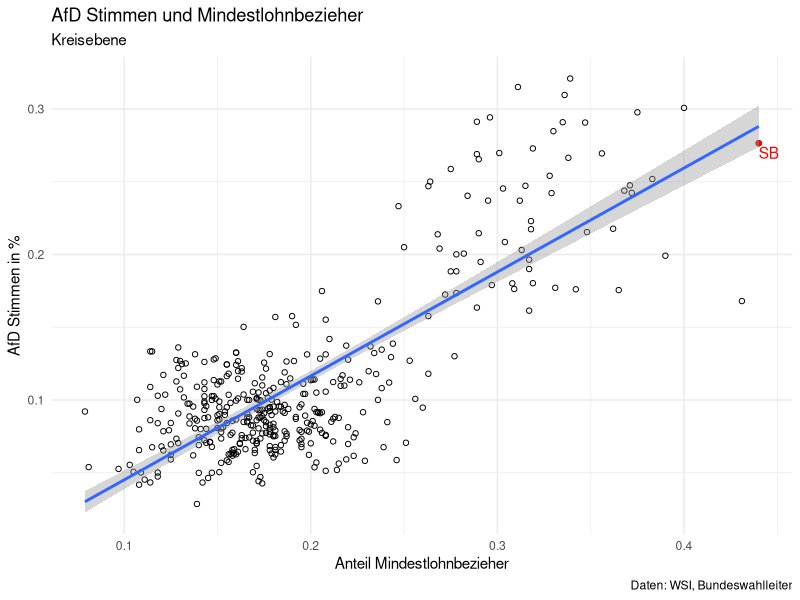
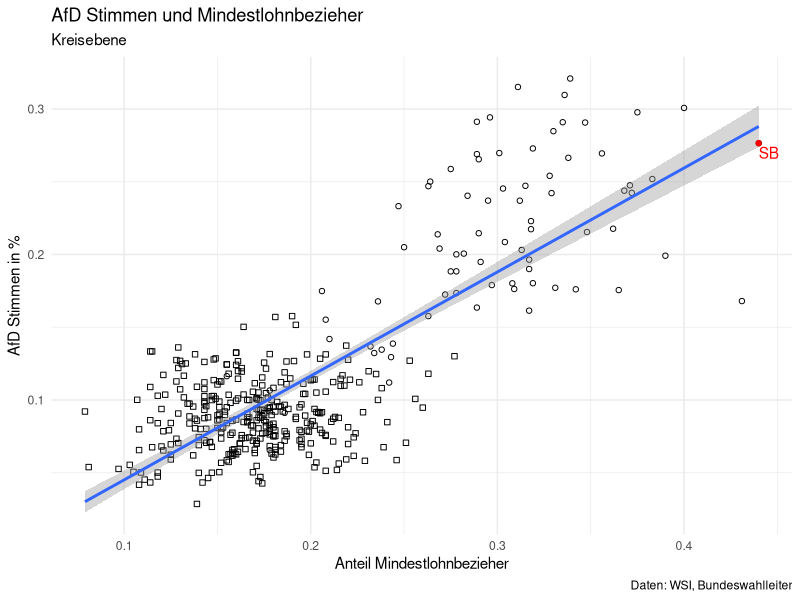

Reproduce these figures in R, in order.
## ---- chunk 1
library(tidyverse)
## ---- chunk 2
mindestlohn <- read_csv2("WSI_mindestlohn.csv")
wahlergebnisse <- read_csv2("Wahlergebnisse.csv")
## ---- chunk 3
wahl <- wahlergebnisse %>%
  rename(
     "kreis" = "...2", 
     "waehler" = "...5",
     "afd_stimmen" = "...57",
     "name" = "...3",
     "land" = "© Der Bundeswahlleiter, Wiesbaden 2022"
  ) %>%
  mutate(afd_prozent = as.numeric(afd_stimmen) / as.numeric(waehler)) %>% # calculate afd percentage
  select(kreis, name, land, waehler, afd_stimmen, afd_prozent) %>% 
  slice(6:nrow(.)) %>%#remove unused rows with metadata and total germany
  filter(!is.na(kreis))

## ---- chunk 4
lohn <- mindestlohn %>%
  rename(
    "kreis" = "...1",
    "name" = "Region",
    "lohn_prozent" = "Anteil in Prozent der Beschäftigten mit Mindestlohn-anspruch"
  ) %>%
  select(kreis, name, lohn_prozent) %>%
  # select kreis with 4 or 5 digits
  filter(
    nchar(kreis) == 4 | nchar(kreis) == 5
  ) %>%
  # add leading zero to kreis with 4 digits
  mutate(
    kreis = ifelse(
      nchar(kreis) == 4, 
      paste0("0", kreis), 
      kreis)
  )

## ---- chunk 5
wahl %>%
  filter(!kreis %in% lohn$kreis) %>%
  select(kreis, name) %>%
  arrange(kreis)
## ---- chunk 6
lohn <- lohn %>%
  add_row(kreis = "02000", name = "Hamburg", lohn_prozent = 14.7) %>%
  add_row(kreis = "11100", name = "Berlin Ost", lohn_prozent = 17.8) %>%
  add_row(kreis = "11200", name = "Berlin West", lohn_prozent = 17.8)
## ---- chunk 7
wahl_lohn <- wahl %>%
  left_join(lohn, by = "kreis") %>%
  mutate(
    lohn_prozent = lohn_prozent/100,
    name = name.x
    ) %>%
  select(kreis, name, land, afd_prozent, lohn_prozent)
## ---- chunk 8
wahl_lohn %>%
  ggplot(aes(x = lohn_prozent, y = afd_prozent)) +
  geom_point(shape = 1) +
  geom_point(
    data = wahl_lohn %>% filter(kreis == "16072"),
    color = "red",
  ) + 
  geom_text(
    data = wahl_lohn %>% filter(kreis == "16072"),
    label = "SB",
    vjust = 1.3,
    hjust = 0,
    color = "red"
  ) + 
  geom_smooth(method = "lm", se = T) +
  labs(
    x = "Anteil Mindestlohnbezieher",
    y = "AfD Stimmen in %",
    title = "AfD Stimmen und Mindestlohnbezieher",
    subtitle = "Kreisebene",
    caption = "Daten: WSI, Bundeswahlleiter"
  ) +
  theme_minimal()
## ---- chunk 9
summary(
  lm(
    afd_prozent ~ lohn_prozent, 
    data = wahl_lohn
  )
)
## ---- chunk 10
länder <- wahl_lohn$land %>% unique()
ost_names <- c("BB", "BE", "MV", "SN", "ST", "TH")

wahl_lohn <- wahl_lohn %>%
  mutate(
    ost = ifelse(land %in% ost_names, 1, 0)
  )
## ---- chunk 11
wahl_lohn %>%
  ggplot(aes(x = lohn_prozent, y = afd_prozent)) +
  geom_point(shape = wahl_lohn$ost) +
  geom_smooth(method = "lm", se = T) +
  geom_point(
    data = wahl_lohn %>% filter(kreis == "16072"),
    color = "red",
  ) + 
  geom_text(
    data = wahl_lohn %>% filter(kreis == "16072"),
    label = "SB",
    vjust = 1.3,
    hjust = 0,
    color = "red"
  ) +
  labs(
    x = "Anteil Mindestlohnbezieher",
    y = "AfD Stimmen in %",
    title = "AfD Stimmen und Mindestlohnbezieher",
    subtitle = "Kreisebene",
    caption = "Daten: WSI, Bundeswahlleiter"
  ) +
  theme_minimal()
## ---- chunk 12
summary(
  lm(
    afd_prozent ~ lohn_prozent + ost, 
    data = wahl_lohn
  )
)
